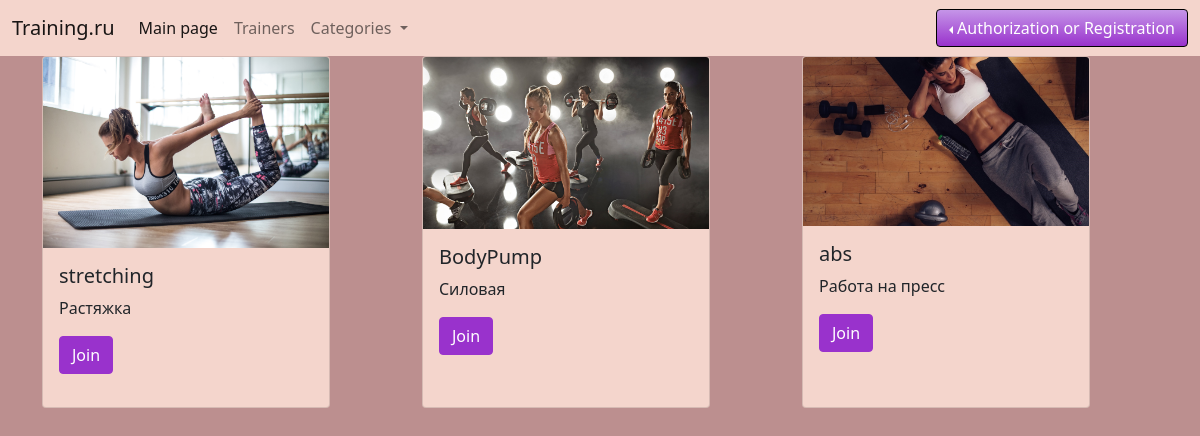
The page / on the database its author committed.
### fitness/models.py (models this page shows, shortened)
class GroupPrograms(models.Model):
    time = models.IntegerField(blank=True, verbose_name="Time",
                               null=False, help_text="Укажите продолжительность тренировки в минутах")
    profile = models.ForeignKey(Profiles, on_delete=models.CASCADE, verbose_name="Profile",
                                null=True, help_text="Введите название программы, которые вы ведете")
    description = models.CharField(max_length=100, blank=True, verbose_name="Description",
                                   null=False, help_text="Расскажите по-подробнее про вашу тренировкуу")
    trainer = models.ForeignKey(Trainers, on_delete=models.CASCADE, blank=True, verbose_name="Trainer",
                                null=True, help_text="Выберите тренера")
    class Meta:
        db_table = "Group programs"
        verbose_name = "Group program"

class Profiles(models.Model):
    profile = models.CharField(max_length=100, blank=True, verbose_name="Profile",
                               null=False, help_text="Введите название программы, которые вы ведете")
    class Meta:
        db_table = "Profiles"
        verbose_name = "Profile"
    def __str__(self):
        return self.profile

### fitness/views.py (the view)
# urls.py: path('', views.index, name='Index'),
def index(request, string="all"):
    categories_list = mod.GroupPrograms.objects.all()
    print(string)
    name = "Categories"
    if string == "index":
        name = string
    elif string == "Растяжка":
        categories_list = mod.GroupPrograms.objects.filter(description=mod.GroupPrograms.objects.get(description=string))
        name = string
    elif string == "Силовая":
        categories_list = mod.GroupPrograms.objects.filter(description=mod.GroupPrograms.objects.get(description=string))
        name = string
    elif string == "Работа на пресс":
        categories_list = mod.GroupPrograms.objects.filter(description=mod.GroupPrograms.objects.get(description=string))
        name = string
    return render(request, 'index.html', {"nameHead": name, "CList": categories_list})

### templates/Index.html (shortened to what this page needs)
<!DOCTYPE html>
<html lang="en">
<head>
    {% extends "Design.html" %}
    {% load static %}
    {% load crispy_forms_tags %}
{% block contend %}
    <div class="row row-cols-1 row-cols-md-3 g-4">
        {% for Swim in CList  %}
            <div class="col">
                <div class="card" style="width: 18rem; height: 22rem; ">
                    {% with id=Swim.id|stringformat:"i" %}
                        <img class="card-img-top" src={% static "/training/img"|add:id|add:".jpg" %}>
                    {% endwith %}
                    <div class="card-body">
                        <h5 class="card-title">{{ Swim.profile }}</h5>
                        <p class="card-text">{{ Swim.description }}</p>
                        <a class="btn btn-primary" data-bs-toggle="modal" href="#exampleModalToggle" role="button">Join</a>
            </div>
        </div>
        </div>
    {% endfor %}
    </div>
</div>
{% endblock %}

### templates/Design.html (shortened to what this page needs)
<!DOCTYPE html>
<html lang="en">
<head>
    <link href="https://cdn.jsdelivr.net/npm/bootstrap@5.0.2/dist/css/bootstrap.min.css" rel="stylesheet">
</head>
<header>
    <nav class="navbar navbar-expand-lg navbar-light bg-light">
  <div class="container-fluid">
    <a class="navbar-brand" href="#">Training.ru</a>
    <div class="collapse navbar-collapse" id="navbarSupportedContent">
      <ul class="navbar-nav me-auto mb-2 mb-lg-0">
        <li class="nav-item">
          <a class="nav-link active" aria-current="page" href="{% url 'Index' %}">Main page</a>
        </li>
        <li class="nav-item">
          <a class="nav-link" href="{% url 'index2' %}">Trainers</a>
        </li>
        <li class="nav-item dropdown">
          <a class="nav-link dropdown-toggle" href="#" id="navbarDropdown" role="button" data-bs-toggle="dropdown" aria-expanded="false">
            Categories
          </a>
        </li>
      </ul>
<form class="d-flex">
        {% if user.is_authenticated %}
          <div class="btn-group dropstart">
              <button class="btn btn-outline-sucess dropdown-toggle" id="dropdownMenuButton1" data-bs-toggle="dropdown" aria-expanded="false">Menu</button>
              <ul class="dropdown-menu" aria-labelledby="dropdownMenuButton1">
                  <li><a class="dropdown-item" href="{% url 'password_change' %}">Change password</a></li>
                  <li><a class="dropdown-item" href="{% url 'enrollForm' %}">Sign up for personal training</a></li>
                  <li><hr class="dropdown-divider"></li>
                  <li><a class="dropdown-item" href="logout">Exit</a></li>
              </ul>
          </div>
        {% else %}
            <div class="btn-group dropstart">
            <button class="btn btn-outline-success dropdown-toggle" id="dropdownMenuButton2" data-bs-toggle="dropdown" aria-expanded="false">Authorization or Registration</button>
            </div>
        {% endif %}
      </form>
    </div>
  </div>
</nav>
</header>
<body style="background: rosybrown">
<div class="container">
{% block contend %}
 {% endblock %}
</body>
</html>

### templates/Design.html (style rules this page uses)
.container-fluid { background: #f4d5cc; }
.bg-light { background-color: #f4d5cc!important; }
.btn-outline-success { color: white; border-color: black; background: linear-gradient(to bottom, #c595e8, darkorchid); }
.card { background-color: #f4d5cc!important; }
.btn-primary { color: #fff; background-color: #9932CCFF; border-color: #9932CCFF; }

### rows shown on the page
GroupPrograms: profile "stretching", description "Растяжка"
GroupPrograms: profile "BodyPump", description "Силовая"
GroupPrograms: profile "abs", description "Работа на пресс"
